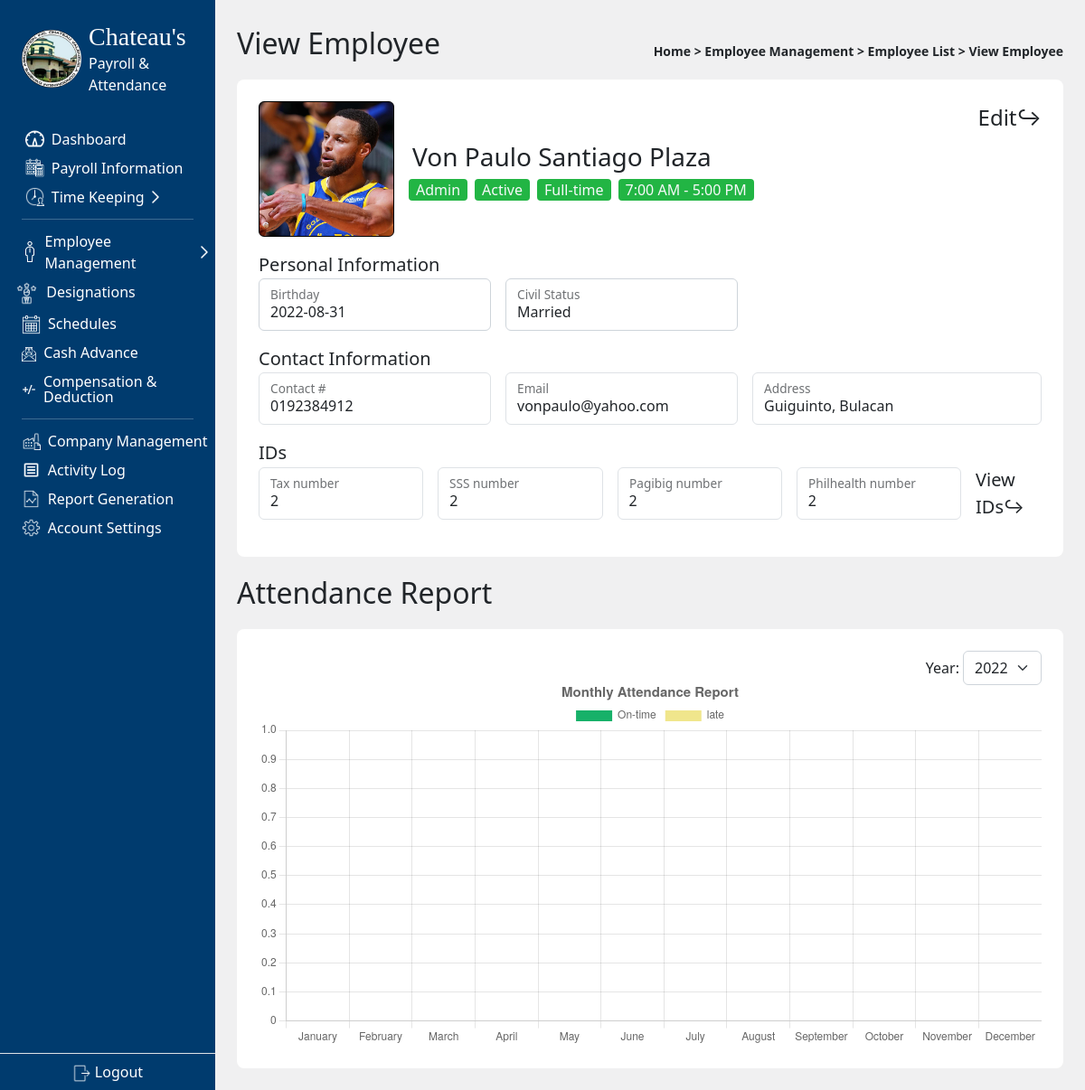
/admin/employee_view.php?viewid=2 (signed in), run on an earlier commit of the app's database.
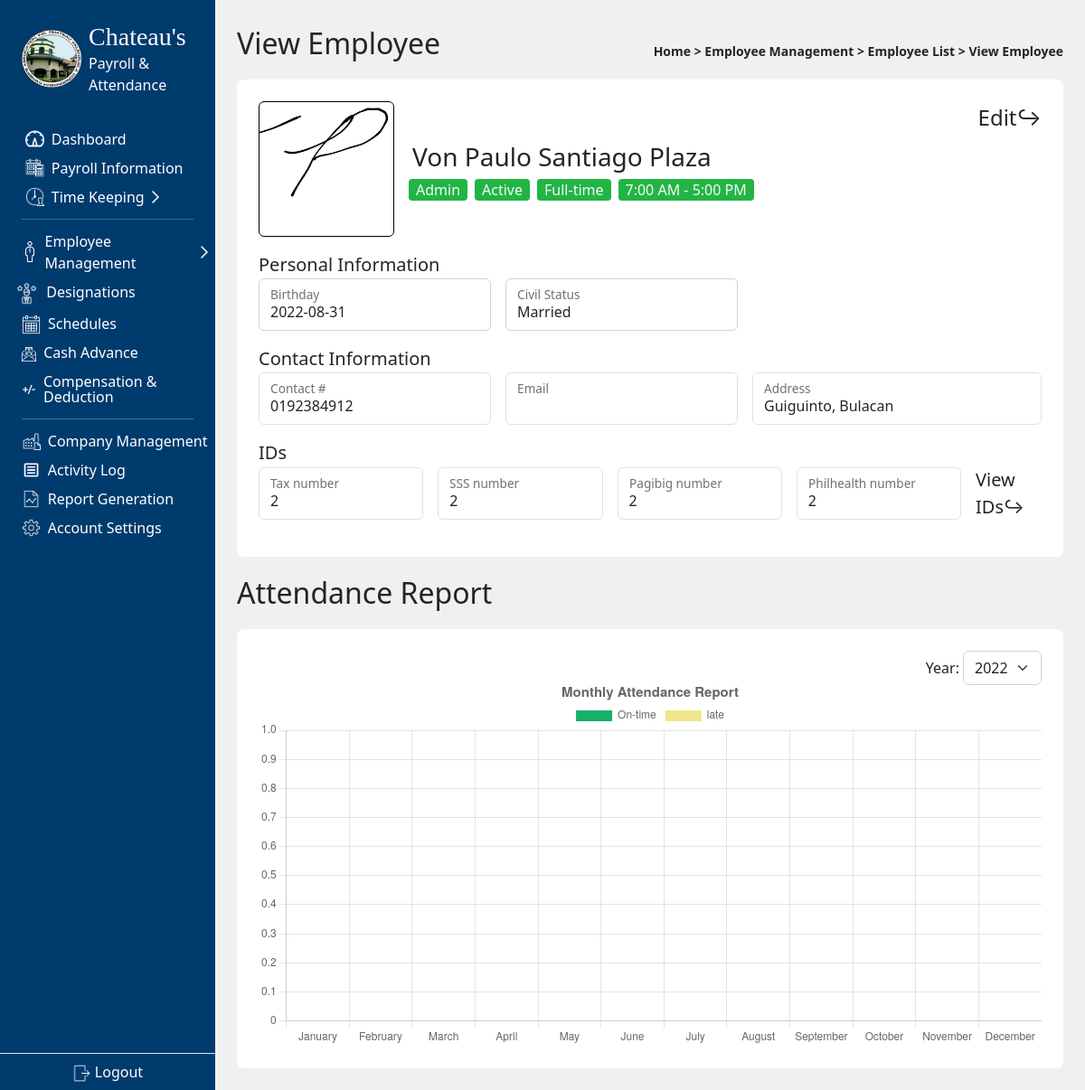
And on a later commit of the database.
### tables this page shows
CREATE TABLE `employeelist` (
  `id` int(11) NOT NULL,
  `date_added` date NOT NULL DEFAULT current_timestamp(),
  `employee_key` varchar(50) NOT NULL,
  `fingerprint_id` int(10) NOT NULL,
  `fName` varchar(50) NOT NULL,
  `mName` varchar(50) NOT NULL,
  `lName` varchar(50) NOT NULL,
  `employee_Role` int(11) NOT NULL,
  `Birthday` date NOT NULL,
  `civilStatus` varchar(50) NOT NULL,
  `SSS` varchar(100) NOT NULL,
  `Tax` varchar(100) NOT NULL,
  `Contact` varchar(50) NOT NULL,
  `Email` varchar(50) DEFAULT NULL,
  `PhilHealth` varchar(50) NOT NULL,
  `Pagibig` varchar(50) NOT NULL,
  `Address` varchar(100) NOT NULL,
  `workType` varchar(50) NOT NULL,
  `sched` int(11) NOT NULL,
  `employee_status` varchar(50) NOT NULL,
  `ProfilePic` varchar(250) NOT NULL,
  `id1` varchar(250) NOT NULL,
  `id2` varchar(250) NOT NULL
);

### admin/employee_view.php (the view, shortened to what the changed rows need)
<?php
include '../connect.php';
include '../scripts.php';
$id=$_GET['viewid'];
$sql="Select * from `employeelist` where id=$id";
$result=mysqli_query($con,$sql);
$row=mysqli_fetch_assoc($result);
$fName=$row['fName'];
 $mName=$row['mName'];
 $lName=$row['lName'];
 $employeeId =$row['employee_Role'];
 $sqlPos = "SELECT * FROM positions WHERE id = '$employeeId'";
 $query = $con->query($sqlPos);
 $pos = $query->fetch_assoc();
 $employee_Role = $pos['description'];
 $schedId =$row['sched'];
 $sqlSched = "SELECT * FROM schedules WHERE id = '$schedId'";
 $querySched = $con->query($sqlSched);
$sched = $querySched->fetch_assoc();
 $schedule = date('g:i A', strtotime($sched['time_in'])).' - '.date('g:i A', strtotime($sched['time_out']));
 $Birthday=$row['Birthday'];
 $civilStatus=$row['civilStatus'];
 $SSS=$row['SSS'];
 $Tax=$row['Tax'];
 $Contact=$row['Contact'];
 $Email=$row['Email'];
 $PhilHealth=$row['PhilHealth'];
 $Pagibig=$row['Pagibig'];
 $Address=$row['Address'];
 $profilePic=$row['ProfilePic'];
 $employee_status=$row['employee_status'];
 $workType=$row['workType'];
 ($employee_status == "Active")? $color = "#22B544" : $color = "#FF5353";
?>
<!DOCTYPE html>
<html lang="en">
<head>
    <link rel="stylesheet" href="../style.css">
</head>
<body class="body d-flex bg-secondary bg-opacity-10 ">
    <div class=" p-4 container overflow-auto" onscroll="getScrollTop(this)" id="main-div">
        <div class="bg-white p-4 rounded-3 mb-3">
          <div class="d-flex gap-3 align-items-center position-relative">
            <div class='rounded-2'
                style="border-radius: 1rem; width: 150px; height: 150px; border: 1px black solid;
                background-position: center; background-size:cover; background-image: url(<?php echo $profilePic?>)">
            </div>
            <div class="">
              <p class="fs-3 m-1 mt-0"><?php echo $fName.' '.$mName.' '.$lName?></p>
              <div class='d-flex gap-2'>
                <div class=" px-2 rounded-1 text-light" style = "background-color: #22B544"><?php echo $employee_Role; ?> </div>
                <div class="px-2 text-light rounded-1" id = "status" style = "background-color:<?php echo $color?>" ><?php echo $employee_status; ?> </div>
                <div class="px-2 text-light rounded-1"style = "background-color: #22B544"><?php echo $workType; ?> </div>
                <div class="px-2 text-light rounded-1" style = "background-color: #22B544"><?php echo $schedule; ?> </div>
              </div>
            </div>
            <a href="employee_edit.php?id=<?php echo $id?>" class='text-dark fs-4 text-decoration-none position-absolute top-0 end-0'>Edit&rarrhk;</a>
          </div>
          <div class="my-3">
            <div class="d-flex gap-3">
              <div class="form-floating">
              <input type="text" name="civil-status" id="" class='form-control bg-white border-1' value="<?php echo $Birthday?>" disabled>
                <label for="bday" class=''>Birthday</label>
              </div>
              <div class="form-floating">
                <input type="text" name="civil-status" id="" class='form-control bg-white border-1' value="<?php echo $civilStatus?>" disabled>
                <label for="civil-status" class=''>Civil Status</label>
              </div>
            </div>
            <div class="d-flex gap-3">
              <div class="form-floating">
              <input type="text" name="bday" id="" class="form-control bg-white border" value='<?php echo $Contact?>' disabled>
                <label for="bday" class=''>Contact #</label>
              </div>
              <div class="form-floating">
              <input type="text" name="bday" id="" class="form-control bg-white border" value='<?php echo $Email?>' disabled>
                <label for="bday" class=''>Email</label>
              </div>
              <div class="form-floating flex-grow-1">
              <input type="text" name="bday" id="" class="form-control bg-white border" value='<?php echo $Address?>' disabled>
                <label for="bday" class=''>Address</label>
              </div>
            </div>
            <div class="d-flex gap-3 align-items-center">
              <div class="form-floating">
                <input type="text" name="bday" id="" class="form-control bg-white border" value='<?php echo $Tax?>' disabled>
                <label for="bday" class=''>Tax number</label>
              </div>
              <div class="form-floating">
                <input type="text" name="bday" id="" class="form-control bg-white border" value='<?php echo $SSS?>' disabled>
                <label for="bday" class=''>SSS number</label>
              </div>
              <div class="form-floating">
              <input type="text" name="bday" id="" class="form-control bg-white border" value='<?php echo $Pagibig?>' disabled>
                <label for="bday" class=''>Pagibig number</label>
              </div>
              <div class="form-floating">
                <input type="text" name="bday" id="" class="form-control bg-white border" value='<?php echo $PhilHealth?>' disabled>
                <label for="bday" class=''>Philhealth number</label>
              </div>
            </div>
          </div>
        </div>
        </div>
</body>
</html>

What changed in the data, as far as the page shows it:
changed employeelist "Von Paulo": ProfilePic: a different picture; bday "vonpaulo@yahoo.com" → (not shown)
